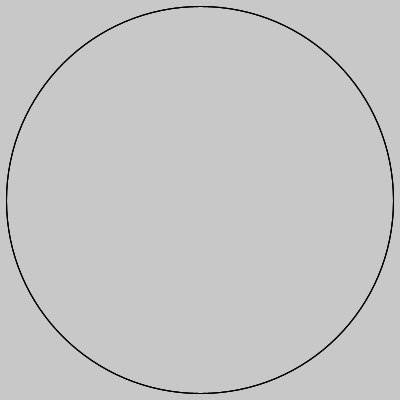
Frame 1 (no input)
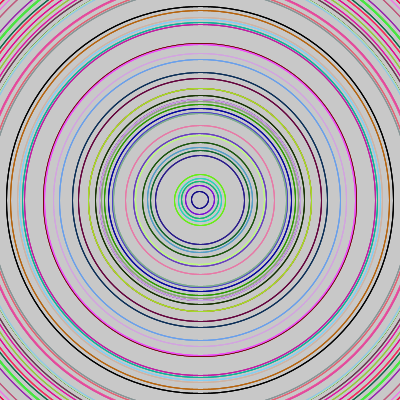
Frame 60 (the mouse pressed at the canvas centre just before this capture)
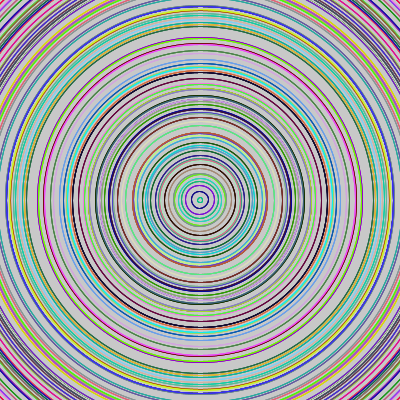
Frame 120 (the mouse held since frame 60 and released just before this capture)

The Processing sketch that drew these frames (run headless with seeded random() and noise(); from frame 60 on, the mouse is pressed at the canvas centre):

// Processing sketch: processing_1591
// ── processing_1591.pde


void setup(){
  background(200);
  size(400, 400);
  smooth();
  frameRate(20);
}

void draw() {
  float diameter = random(600);
  noFill();
  ellipse(200, 200, diameter, diameter);
  ellipse(200, 200, diameter, diameter);
  ellipse(200, 200, diameter, diameter);
  //strokeWeight(0.1);
  stroke(random(255), random(255), random(255));
}

void mousePressed() { 
  background(200);
  redraw();    
}
